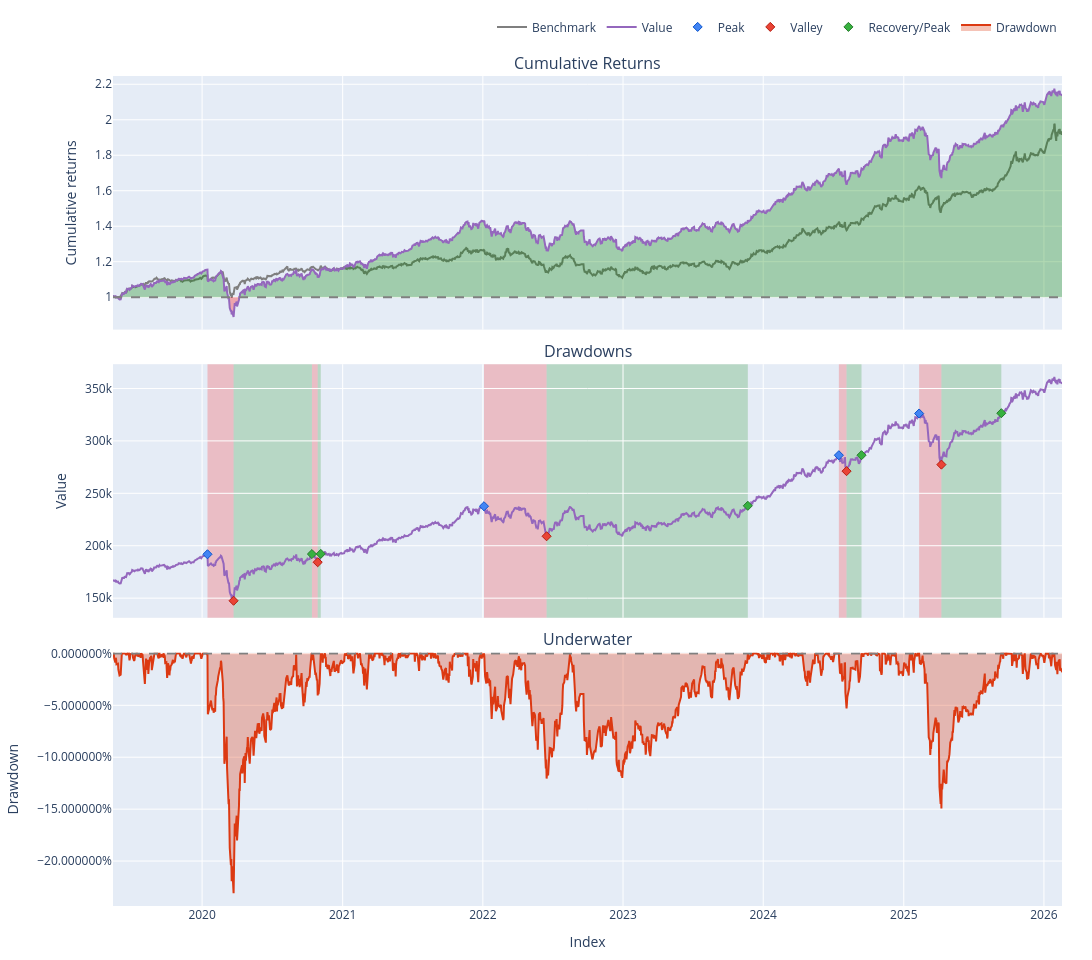

This figure's notebook cell:
### Markdown cell above
## Multifrequencies backtests

### Code cell
# %run mc_functions.ipynb

# Step 1: test frequenza di bilanciamento
rebalance_freqs=['W', 'M', 'Q', 'Y', None]

for rebalance_freq in rebalance_freqs:
    # Esegui il backtest 
    final_portfolio  = run_bh_backtest(my_portfolio, 
                                       start_date=start_date, 
                                       end_date=end_date, 
                                       init_cash=init_cash, 
                                       fees=fees,
                                       rebalance_freq=rebalance_freq)
    
    # Stampa il risultato
    print("Backtest completato")
    print(f"\n--- Statistiche del Portafoglio {BOLD}{my_portfolio_title}{RESET} (freq: {rebalance_freq}) ---")
    # print(final_portfolio.stats())
    # final_portfolio.plot(group_by=True,width=vbt_plot_width).show()
    fig_value = final_portfolio.plot(
        width=vbt_plot_width,
        subplots=[
            'cum_returns',
            'drawdowns',
            'underwater',
            ]
    )
    fig_value.show()
    _ = print_summary(final_portfolio)

### Figure 1 — Plotly figure (JSON) as saved in the notebook; plotly's stock layout.template omitted (floating-point values rounded to 4 significant figures; data arrays with more than 128 entries replaced by an {"elided": "..."} marker saying what was removed)
{"data": [{"legendgroup": "0", "line": {"color": "#7f7f7f"}, "name": "Benchmark", "showlegend": true, "type": "scatter", "uid": "b56a9bbc-776b-4e2c-8de0-aa3ab588e1e2", "x": {"elided": "1719 str values"}, "xaxis": "x", "y": {"elided": "1719 float values"}, "yaxis": "y"}, {"hoverinfo": "skip", "legendgroup": "1", "line": {"color": "rgba(0, 0, 0, 0)", "width": 0}, "opacity": 0, "showlegend": false, "type": "scatter", "uid": "5779ebe9-bf04-47a7-85e7-7228a7ca34aa", "x": {"elided": "1719 str values"}, "xaxis": "x", "y": {"elided": "1719 int values"}, "yaxis": "y"}, {"connectgaps": false, "fill": "tonexty", "fillcolor": "rgba(0, 128, 0, 0.3)", "hoverinfo": "skip", "legendgroup": "1", "line": {"color": "rgba(0, 0, 0, 0)", "width": 0}, "opacity": 0, "showlegend": false, "type": "scatter", "uid": "16c4518a-7f3e-4808-8f08-d5497ceb172a", "x": {"elided": "1719 str values"}, "xaxis": "x", "y": {"elided": "1719 float values"}, "yaxis": "y"}, {"hoverinfo": "skip", "legendgroup": "1", "line": {"color": "rgba(0, 0, 0, 0)", "width": 0}, "opacity": 0, "showlegend": false, "type": "scatter", "uid": "4beeed1e-4e94-4e7b-bf26-c6e4a61a1463", "x": {"elided": "1719 str values"}, "xaxis": "x", "y": {"elided": "1719 int values"}, "yaxis": "y"}, {"connectgaps": false, "fill": "tonexty", "fillcolor": "rgba(255, 0, 0, 0.3)", "hoverinfo": "skip", "legendgroup": "1", "line": {"color": "rgba(0, 0, 0, 0)", "width": 0}, "opacity": 0, "showlegend": false, "type": "scatter", "uid": "e8864b9d-a018-4d48-8a4f-794472eefde1", "x": {"elided": "1719 str values"}, "xaxis": "x", "y": {"elided": "1719 float values"}, "yaxis": "y"}, {"legendgroup": "2", "line": {"color": "#9467bd"}, "name": "Value", "showlegend": true, "type": "scatter", "uid": "024a7187-4222-47a7-a470-1f36ff7fe233", "x": {"elided": "1719 str values"}, "xaxis": "x", "y": {"elided": "1719 float values"}, "yaxis": "y"}, {"hoverinfo": "skip", "legendgroup": "1", "line": {"color": "rgba(0, 0, 0, 0)", "width": 0}, "opacity": 0, "showlegend": false, "type": "scatter", "uid": "c068158c-fe01-46bf-ab27-8c5784b07a2b", "x": {"elided": "1719 str values"}, "xaxis": "x", "y": {"elided": "1719 int values"}, "yaxis": "y"}, {"legendgroup": "2", "line": {"color": "#9467bd"}, "name": "Value", "showlegend": false, "type": "scatter", "uid": "4dd5de60-d2fc-4213-9b15-384bd4adf2f7", "x": {"elided": "1719 str values"}, "xaxis": "x2", "y": {"elided": "1719 float values"}, "yaxis": "y2"}, {"customdata": [[23], [62], [86], [105]], "hovertemplate": "Drawdown Id: %{customdata[0]}<br>Peak Timestamp: %{x}<br>Peak Value: %{y}", "legendgroup": "3", "marker": {"color": "#4285F4", "line": {"color": "rgb(11,84,205)", "width": 1}, "size": 7, "symbol": "diamond"}, "mode": "markers", "name": "Peak", "type": "scatter", "uid": "158eb4c9-8f87-4941-a220-6f2109dceed4", "x": ["2020-01-15T00:00:00", "2022-01-04T00:00:00", "2024-07-16T00:00:00", "2025-02-10T00:00:00"], "xaxis": "x2", "y": [191900.0, 237700.0, 286300.0, 326100.0], "yaxis": "y2"}, {"customdata": [["23", "-0.23105574963265002", "48 days 00:00:00"], ["24", "-0.0405086113852551", "11 days 00:00:00"], ["62", "-0.12052206692494226", "115 days 00:00:00"], ["86", "-0.05299389081596406", "14 days 00:00:00"], ["105", "-0.1494662039485538", "42 days 00:00:00"]], "hovertemplate": "Drawdown Id: %{customdata[0]}<br>Valley Timestamp: %{x}<br>Valley Value: %{y}<br>Drawdown: %{customdata[1]:.2%}<br>Duration: %{customdata[2]}", "legendgroup": "4", "marker": {"color": "#EA4335", "line": {"color": "rgb(181,31,18)", "width": 1}, "size": 7, "symbol": "diamond"}, "mode": "markers", "name": "Valley", "type": "scatter", "uid": "5c4ffe50-23e7-4ed7-bf1c-39efafa57ecf", "x": ["2020-03-23T00:00:00", "2020-10-28T00:00:00", "2022-06-16T00:00:00", "2024-08-05T00:00:00", "2025-04-09T00:00:00"], "xaxis": "x2", "y": [147500.0, 184300.0, 209000.0, 271200.0, 277400.0], "yaxis": "y2"}, {"customdata": [["23", "0.30175827697453694", "143 days 00:00:00"], ["24", "0.04303369397900569", "6 days 00:00:00"], ["62", "0.13912472819612537", "368 days 00:00:00"], ["86", "0.056088639736723823", "28 days 00:00:00"], ["105", "0.17675463256396357", "108 days 00:00:00"]], "hovertemplate": "Drawdown Id: %{customdata[0]}<br>End Timestamp: %{x}<br>End Value: %{y}<br>Return: %{customdata[1]:.2%}<br>Duration: %{customdata[2]}", "legendgroup": "5", "marker": {"color": "#37B13F", "line": {"color": "rgb(38,123,44)", "width": 1}, "size": 7, "symbol": "diamond"}, "mode": "markers", "name": "Recovery/Peak", "type": "scatter", "uid": "08922951-47ab-47fd-be42-b939fad66ffa", "x": ["2020-10-13T00:00:00", "2020-11-05T00:00:00", "2023-11-22T00:00:00", "2024-09-13T00:00:00", "2025-09-12T00:00:00"], "xaxis": "x2", "y": [192100.0, 192200.0, 238100.0, 286400.0, 326400.0], "yaxis": "y2"}, {"fill": "tozeroy", "fillcolor": "rgba(220,57,18,0.3000)", "legendgroup": "6", "line": {"color": "#dc3912"}, "name": "Drawdown", "showlegend": true, "type": "scatter", "uid": "fdb5576c-2ddd-41ac-94e8-4b652eccc08d", "x": {"elided": "1719 str values"}, "xaxis": "x3", "y": {"elided": "1719 float values"}, "yaxis": "y3"}], "layout": {"annotations": [{"font": {"size": 16}, "showarrow": false, "text": "Cumulative Returns", "x": 0.5, "xanchor": "center", "xref": "paper", "y": 1, "yanchor": "bottom", "yref": "paper"}, {"font": {"size": 16}, "showarrow": false, "text": "Drawdowns", "x": 0.5, "xanchor": "center", "xref": "paper", "y": 0.6528, "yanchor": "bottom", "yref": "paper"}, {"font": {"size": 16}, "showarrow": false, "text": "Underwater", "x": 0.5, "xanchor": "center", "xref": "paper", "y": 0.3056, "yanchor": "bottom", "yref": "paper"}], "height": 960, "legend": {"orientation": "h", "traceorder": "normal", "x": 1, "xanchor": "right", "y": 1.042, "yanchor": "bottom"}, "margin": {"b": 30, "l": 30, "r": 30, "t": 30}, "shapes": [{"line": {"color": "gray", "dash": "dash"}, "type": "line", "x0": 0, "x1": 1, "xref": "paper", "y0": 1, "y1": 1, "yref": "y"}, {"fillcolor": "red", "layer": "below", "line": {"width": 0}, "opacity": 0.2, "type": "rect", "x0": "2020-01-15T00:00:00", "x1": "2020-03-23T00:00:00", "xref": "x2", "y0": 0.3472, "y1": 0.6528, "yref": "paper"}, {"fillcolor": "red", "layer": "below", "line": {"width": 0}, "opacity": 0.2, "type": "rect", "x0": "2020-10-13T00:00:00", "x1": "2020-10-28T00:00:00", "xref": "x2", "y0": 0.3472, "y1": 0.6528, "yref": "paper"}, {"fillcolor": "red", "layer": "below", "line": {"width": 0}, "opacity": 0.2, "type": "rect", "x0": "2022-01-04T00:00:00", "x1": "2022-06-16T00:00:00", "xref": "x2", "y0": 0.3472, "y1": 0.6528, "yref": "paper"}, {"fillcolor": "red", "layer": "below", "line": {"width": 0}, "opacity": 0.2, "type": "rect", "x0": "2024-07-16T00:00:00", "x1": "2024-08-05T00:00:00", "xref": "x2", "y0": 0.3472, "y1": 0.6528, "yref": "paper"}, {"fillcolor": "red", "layer": "below", "line": {"width": 0}, "opacity": 0.2, "type": "rect", "x0": "2025-02-10T00:00:00", "x1": "2025-04-09T00:00:00", "xref": "x2", "y0": 0.3472, "y1": 0.6528, "yref": "paper"}, {"fillcolor": "green", "layer": "below", "line": {"width": 0}, "opacity": 0.2, "type": "rect", "x0": "2020-03-23T00:00:00", "x1": "2020-10-13T00:00:00", "xref": "x2", "y0": 0.3472, "y1": 0.6528, "yref": "paper"}, {"fillcolor": "green", "layer": "below", "line": {"width": 0}, "opacity": 0.2, "type": "rect", "x0": "2020-10-28T00:00:00", "x1": "2020-11-05T00:00:00", "xref": "x2", "y0": 0.3472, "y1": 0.6528, "yref": "paper"}, {"fillcolor": "green", "layer": "below", "line": {"width": 0}, "opacity": 0.2, "type": "rect", "x0": "2022-06-16T00:00:00", "x1": "2023-11-22T00:00:00", "xref": "x2", "y0": 0.3472, "y1": 0.6528, "yref": "paper"}, {"fillcolor": "green", "layer": "below", "line": {"width": 0}, "opacity": 0.2, "type": "rect", "x0": "2024-08-05T00:00:00", "x1": "2024-09-13T00:00:00", "xref": "x2", "y0": 0.3472, "y1": 0.6528, "yref": "paper"}, {"fillcolor": "green", "layer": "below", "line": {"width": 0}, "opacity": 0.2, "type": "rect", "x0": "2025-04-09T00:00:00", "x1": "2025-09-12T00:00:00", "xref": "x2", "y0": 0.3472, "y1": 0.6528, "yref": "paper"}, {"line": {"color": "gray", "dash": "dash"}, "type": "line", "x0": 0, "x1": 1, "xref": "paper", "y0": 0, "y1": 0, "yref": "y3"}], "showlegend": true, "width": 1100, "xaxis": {"anchor": "y", "domain": [0, 1], "matches": "x3", "showticklabels": false}, "xaxis2": {"anchor": "y2", "domain": [0, 1], "matches": "x3", "showticklabels": false}, "xaxis3": {"anchor": "y3", "domain": [0, 1], "title": {"text": "Index"}}, "yaxis": {"anchor": "x", "domain": [0.6944, 1], "title": {"text": "Cumulative returns"}}, "yaxis2": {"anchor": "x2", "domain": [0.3472, 0.6528], "title": {"text": "Value"}}, "yaxis3": {"anchor": "x3", "domain": [0, 0.3056], "tickformat": "%", "title": {"text": "Drawdown"}}}}
